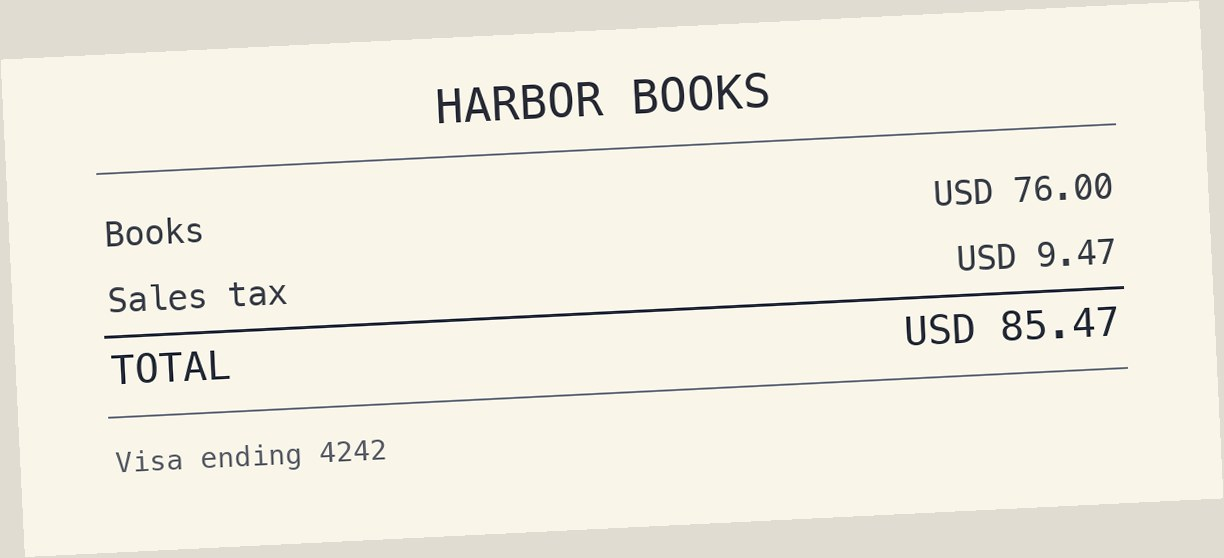
#> input picture tests/fixtures/angled-photo.jpg, 1224 x 558 px
$ python -i _image.py   (imports and definitions only)
#> lines starting #> are read from the running program, lines starting #| are printed output that depends on the picture; after the words box and inside, x2 and y2 are one past the last pixel; in counts of white or black regions, pixels touching at a corner belong together
#> further down, picture is the input picture: shape (558, 1224, 3); mean B, G, R 225.5, 236.7, 240.4
from __future__ import annotations

from pathlib import Path

import cv2
import numpy as np
from PIL import Image, ImageOps, UnidentifiedImageError

from ._contracts import PreparedVariant, SourceImage
from .errors import InputFileError, UnsupportedImageError

SUPPORTED_SUFFIXES = {".jpg", ".jpeg", ".png", ".webp"}
MAX_FILE_BYTES = 10 * 1024 * 1024
MAX_SOURCE_PIXELS = 12_000_000
MAX_PROCESSED_PIXELS = 4_500_000
MAX_PROCESSED_WIDTH = 1600
MAX_PROCESSED_LONGEST = 2600


# [55 lines left out: functions load_source_image, prepare_variants, not called in this run]


def _deskew(image: np.ndarray) -> tuple[np.ndarray, float]:
    gray = cv2.cvtColor(image, cv2.COLOR_BGR2GRAY)
    edges = cv2.Canny(gray, 50, 150, apertureSize=3)
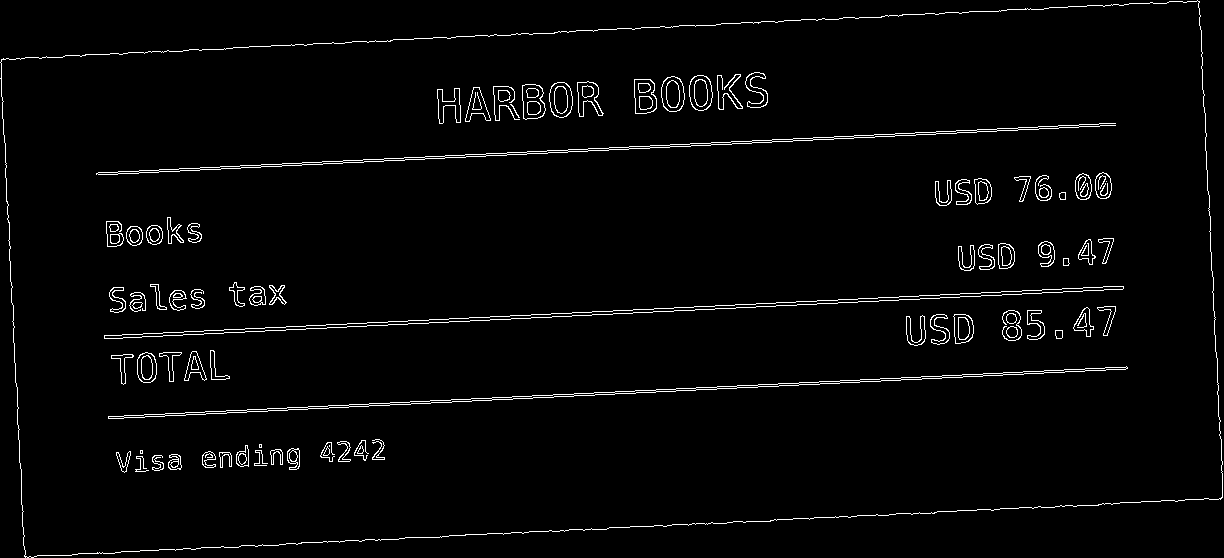
#> edges: shape (558, 1224); 2.5% white in thin lines or dots
    height, width = image.shape[:2]
#> height = 558; width = 1224
    detected_lines = cv2.HoughLinesP(
        edges,
        1,
        np.pi / 1800,
        threshold=80,
        minLineLength=max(60, int(width * 0.15)),
        maxLineGap=25,
    )
#> detected_lines = 15 rows, first 6: [98, 172, 1115, 123], [104, 335, 1123, 286], [104, 338, 1123, 288], [108, 418, 1125, 369], [96, 174, 1115, 125], [108, 417, 1127, 367]
    if detected_lines is None:
        return image, 0.0

    angles = []
    for detected_line in detected_lines:
        x1, y1, x2, y2 = detected_line[0]
        angle = float(np.degrees(np.arctan2(y2 - y1, x2 - x1)))
        if -12 <= angle <= 12:
            angles.append(angle)
#> this loop made 15 passes
#> (x1, y1, x2, y2, angle) on passes 1 to 12: (98, 172, 1115, 123, -2.76), (104, 335, 1123, 286, -2.75), (104, 338, 1123, 288, -2.81), (108, 418, 1125, 369, -2.76), (96, 174, 1115, 125, -2.75), (108, 417, 1127, 367, -2.81), (24, 556, 1221, 498, -2.77), (1, 59, 1197, 0, -2.82), (1199, 1, 1222, 482, 87.26), (0, 62, 24, 555, 87.21), (532, 395, 1113, 367, -2.76), (108, 416, 639, 390, -2.8)
#> after the loop, angles = [-2.76, -2.75, -2.81, -2.76, -2.75, -2.81, -2.77, -2.82, -2.76, -2.8, -2.82, -2.81]
    if not angles:
        return image, 0.0

    angle = float(np.median(angles))
#> angle = -2.79
    if abs(angle) < 0.15 or abs(angle) > 12:
        return image, 0.0
    matrix = cv2.getRotationMatrix2D((width / 2.0, height / 2.0), angle, 1.0)
#> matrix = [[0.999, -0.0487, 14.3], [0.0487, 0.999, -29.44]]
    rotated = cv2.warpAffine(
        image,
        matrix,
        (width, height),
        flags=cv2.INTER_CUBIC,
        borderMode=cv2.BORDER_CONSTANT,
        borderValue=(255, 255, 255),
    )
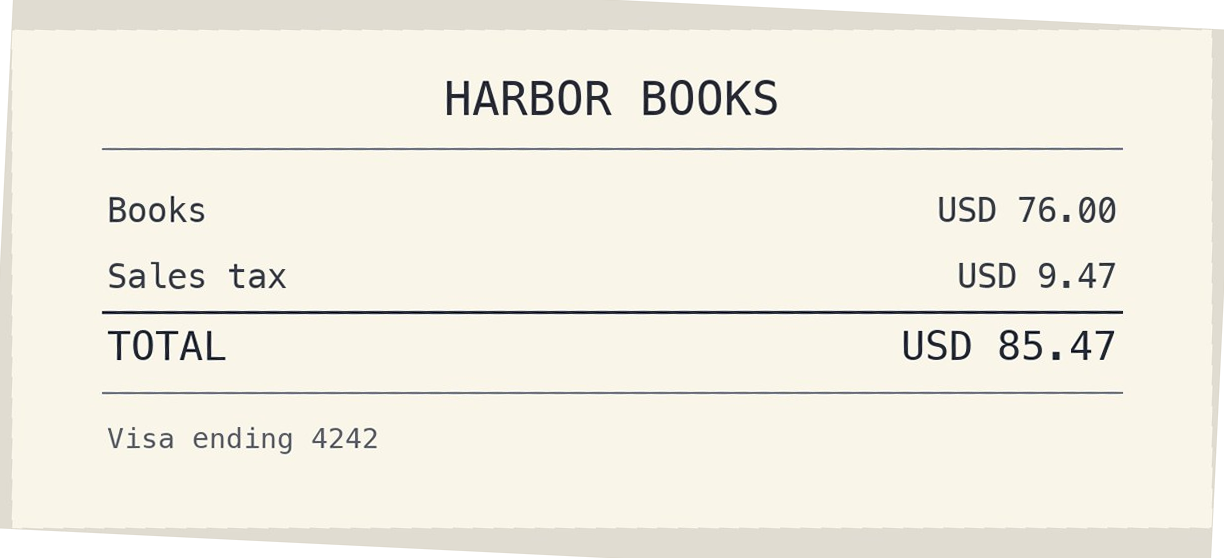
#> rotated: shape (558, 1224, 3); mean B, G, R 226.9, 237.7, 241.3
    return rotated, round(angle, 3)


# [40 lines left out: functions _resize_to_envelope, _fit_processed_envelope, not called in this run]

>>> import cv2
>>> picture = cv2.imread('../../tests/fixtures/angled-photo.jpg')
>>> result = _deskew(picture)

$ run again, on tests/fixtures/cash-and-change.png
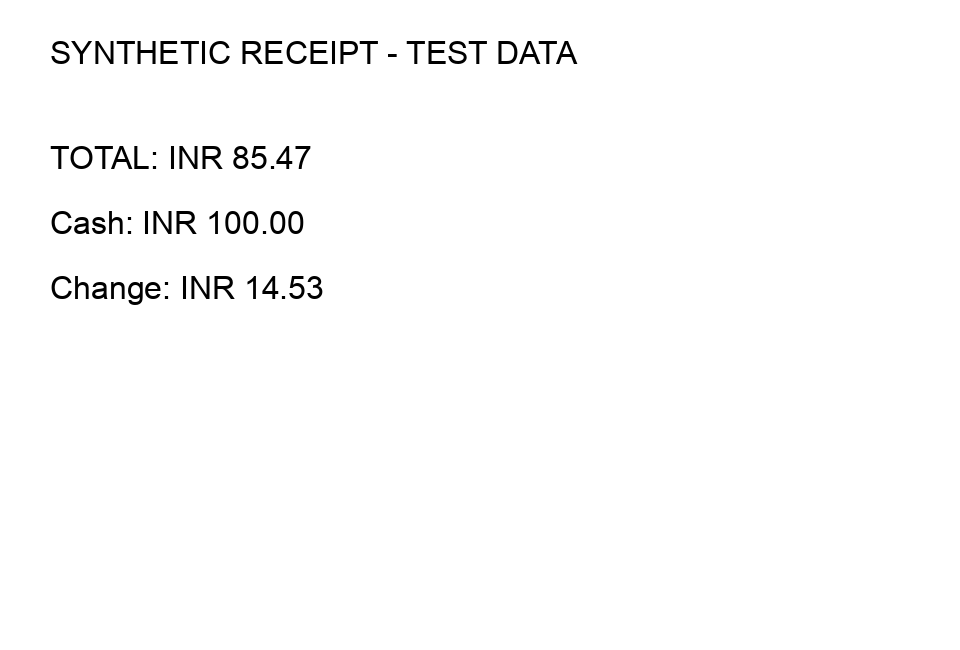
#> input picture tests/fixtures/cash-and-change.png, 960 x 650 px
#> picture is the input picture: shape (650, 960, 3); min 0, max 255, mean 251.3
#> in _deskew, `edges = cv2.Canny(gray, 50, 150, apertureSize=3)`:
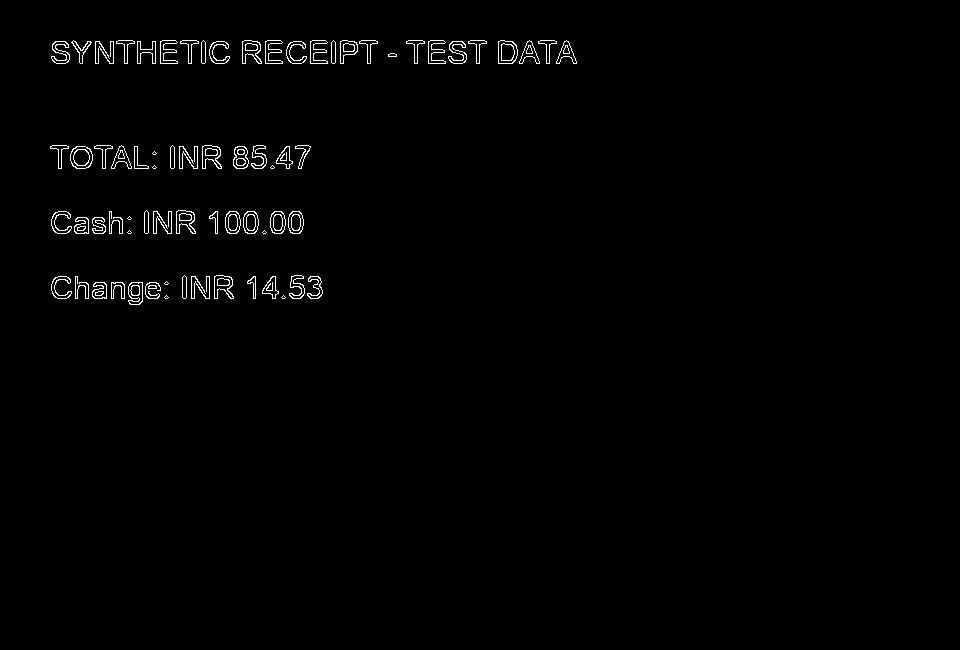
#> edges: shape (650, 960); 1% white in thin lines or dots, all inside (x1, y1, x2, y2) = (50, 40, 577, 305)
#> detected_lines = 33 rows, first 6: [414, 63, 576, 63], [53, 43, 377, 43], [55, 41, 377, 41], [52, 60, 370, 60], [52, 48, 213, 49], [409, 43, 569, 43]
#> the loop in _deskew, `for detected_line in detected_lines:` made 33 passes
#> (x1, y1, x2, y2, angle) on passes 1 to 8: (414, 63, 576, 63, 0), (53, 43, 377, 43, 0), (55, 41, 377, 41, 0), (52, 60, 370, 60, 0), (52, 48, 213, 49, 0.356), (409, 43, 569, 43, 0), (413, 44, 569, 44, 0), (54, 51, 212, 51, 0)
#> after the loop in _deskew, `for detected_line in detected_lines:`: angles = 33 values, max 2.72 at index 32, min -0.735 at index 23, mean 0.0622
#> in _deskew, `angle = float(np.median(angles))`: angle = 0

$ run again, on tests/fixtures/multiple-totals.png
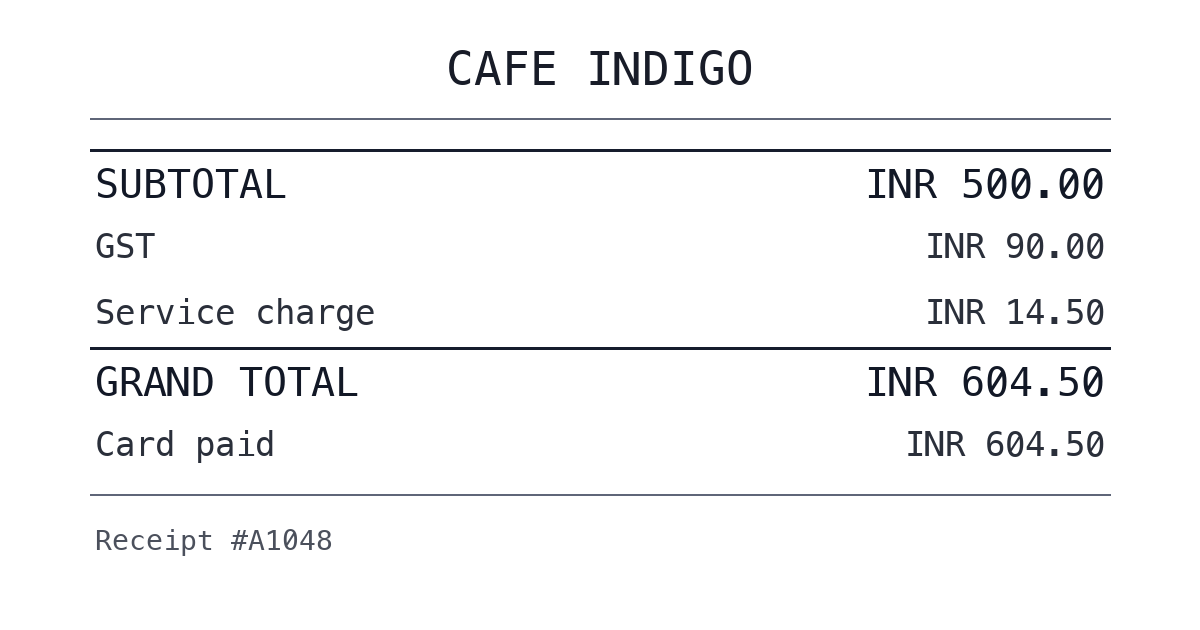
#> input picture tests/fixtures/multiple-totals.png, 1200 x 630 px
#> picture is the input picture: shape (630, 1200, 3); mean B, G, R 246.8, 246.3, 246
#> in _deskew, `edges = cv2.Canny(gray, 50, 150, apertureSize=3)`:
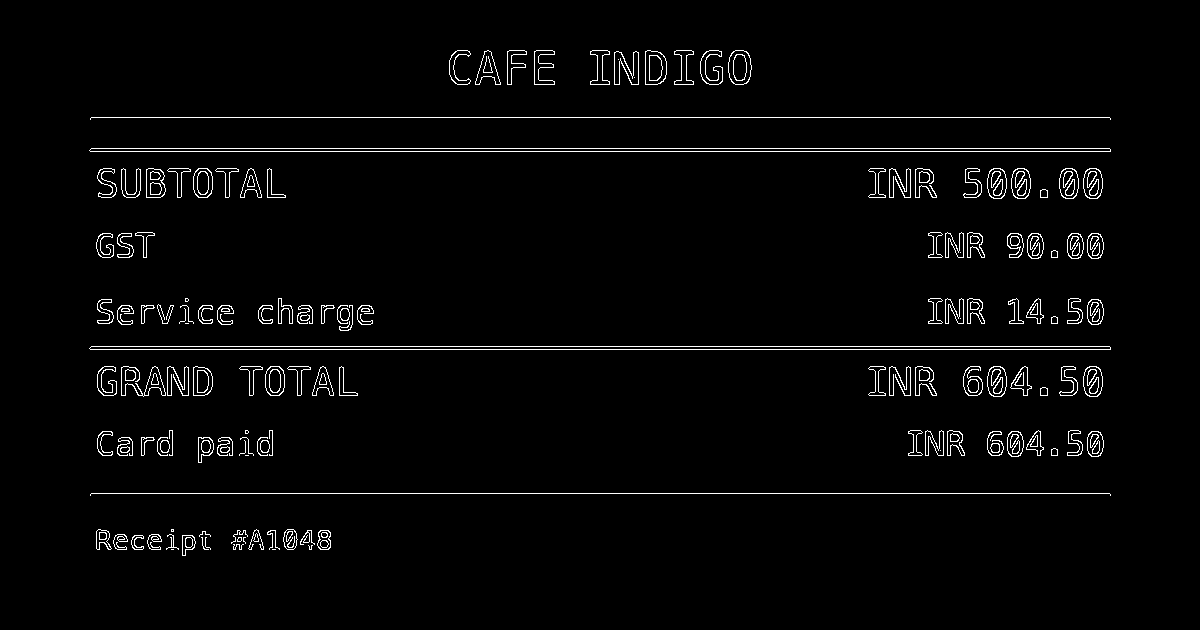
#> edges: shape (630, 1200); 2.5% white in thin lines or dots, all inside (x1, y1, x2, y2) = (89, 50, 1111, 556)
#> detected_lines = 16 rows, first 6: [90, 349, 1110, 349], [91, 346, 1109, 346], [91, 148, 1109, 148], [91, 117, 1109, 117], [90, 151, 1110, 151], [91, 493, 1109, 493]
#> the loop in _deskew, `for detected_line in detected_lines:` made 16 passes
#> (x1, y1, x2, y2, angle) on passes 1 to 8: (90, 349, 1110, 349, 0), (91, 346, 1109, 346, 0), (91, 148, 1109, 148, 0), (91, 117, 1109, 117, 0), (90, 151, 1110, 151, 0), (91, 493, 1109, 493, 0), (101, 197, 285, 197, 0), (910, 452, 1101, 452, 0)
#> after the loop in _deskew, `for detected_line in detected_lines:`: angles = [0, 0, 0, 0, 0, 0, 0, 0, 0.306, 0.31, 0, 0, 0, 0, 0.606, 0]

$ run again, on tests/fixtures/rupee-marker.png
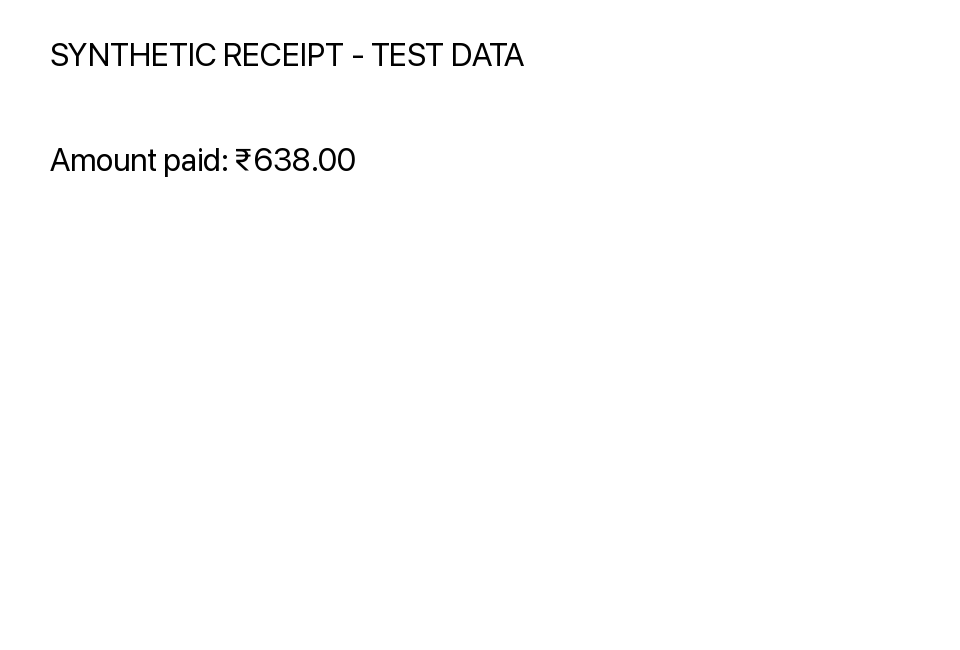
#> input picture tests/fixtures/rupee-marker.png, 960 x 650 px
#> picture is the input picture: shape (650, 960, 3); min 0, max 255, mean 252.8
#> in _deskew, `edges = cv2.Canny(gray, 50, 150, apertureSize=3)`:
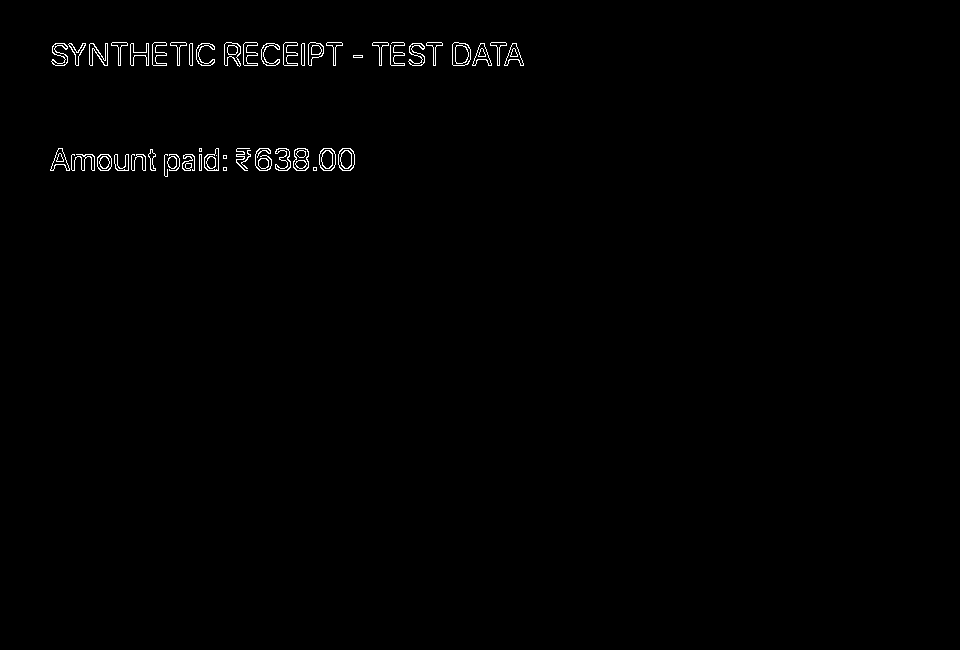
#> edges: shape (650, 960); 0.66% white in thin lines or dots, all inside (x1, y1, x2, y2) = (50, 42, 524, 177)
#> detected_lines = 22 rows, first 6: [53, 45, 342, 45], [55, 65, 335, 65], [55, 43, 342, 43], [50, 170, 350, 170], [54, 54, 520, 55], [52, 63, 335, 63]
#> the loop in _deskew, `for detected_line in detected_lines:` made 22 passes
#> (x1, y1, x2, y2, angle) on passes 1 to 8: (53, 45, 342, 45, 0), (55, 65, 335, 65, 0), (55, 43, 342, 43, 0), (50, 170, 350, 170, 0), (54, 54, 520, 55, 0.123), (52, 63, 335, 63, 0), (52, 48, 336, 46, -0.403), (51, 168, 352, 168, 0)
#> after the loop in _deskew, `for detected_line in detected_lines:`: angles = [0, 0, 0, 0, 0.123, 0, -0.403, 0, 0.385, 0, -0.769, -0.634, 0, -0.405, 0.19, 0, -0.513, 0.575, 0.448, 0, 0, 0.785]
#> in _deskew, `angle = float(np.median(angles))`: angle = 0
